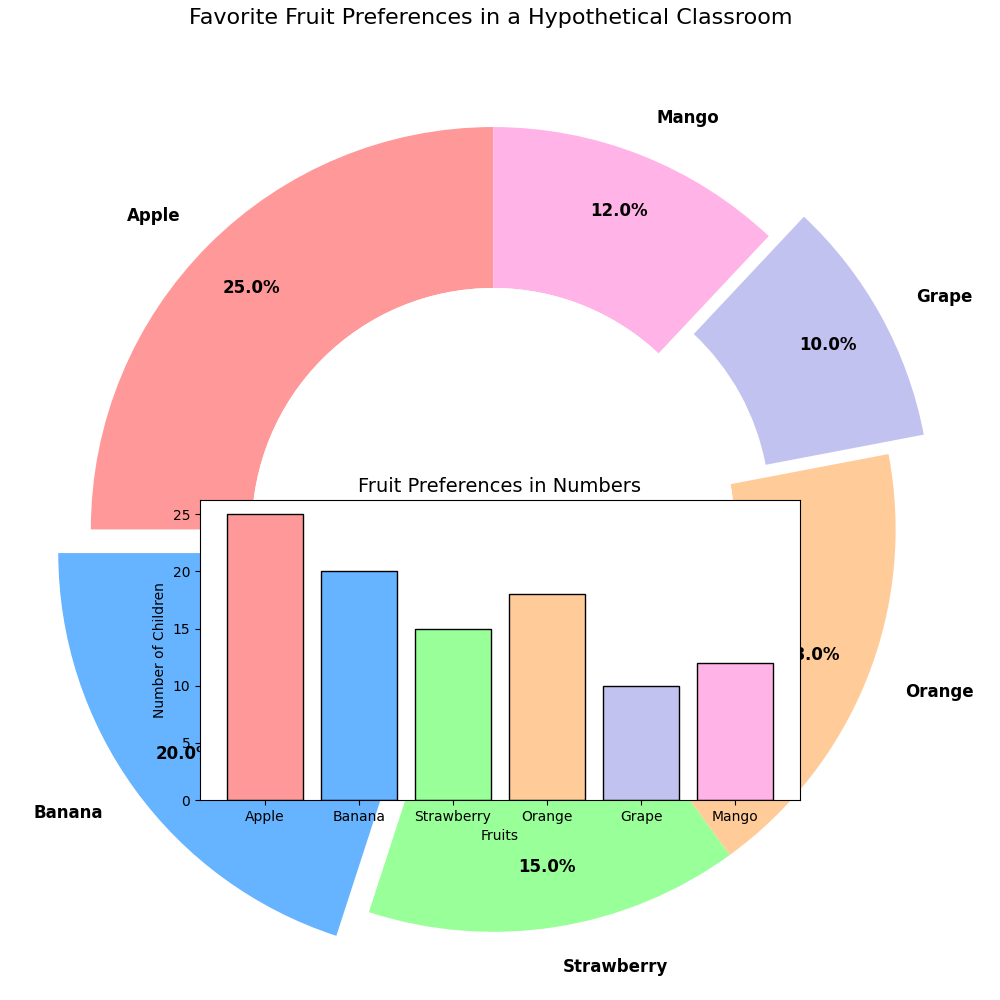

Write Python code to recreate this figure.
import matplotlib.pyplot as plt

# Title and backstory: "Favorite Fruit Preferences in a Hypothetical Classroom"
# Imagine surveying a classroom of children about their favorite fruits.

# Data for pie chart segment
fruits = ['Apple', 'Banana', 'Strawberry', 'Orange', 'Grape', 'Mango']
preferences = [25, 20, 15, 18, 10, 12]

# Colors to be used for each segment
colors = ['#ff9999', '#66b3ff', '#99ff99', '#ffcc99', '#c2c2f0', '#ffb3e6']

# Plotting the pie chart
fig, ax = plt.subplots(figsize=(10, 10))
wedges, texts, autotexts = ax.pie(
    preferences, 
    labels=fruits, 
    autopct='%1.1f%%', 
    startangle=90, 
    colors=colors, 
    pctdistance=0.85, 
    wedgeprops=dict(width=0.4),
    explode=[0, 0.1, 0, 0, 0.1, 0] # Highlight Banana and Grape
)

# Equal aspect ratio ensures the pie is drawn as a circle
ax.axis('equal')

# Customizing labels and autotexts
plt.setp(texts, size=12, weight="bold", va="center")
plt.setp(autotexts, size=12, weight="bold", color="black")

# Title & styling
plt.title("Favorite Fruit Preferences in a Hypothetical Classroom", fontsize=16, y=1.05)

# Draw an inner circle to create a donut chart
centre_circle = plt.Circle((0, 0), 0.60, fc='white')
fig.gca().add_artist(centre_circle)

# Draw an extra subplot for bar chart representation
ax1 = fig.add_axes([0.2, 0.2, 0.6, 0.3])
ax1.bar(fruits, preferences, color=colors, edgecolor='black')

# Additional labels and customization for bar chart
ax1.set_title("Fruit Preferences in Numbers", fontsize=14)
ax1.set_ylabel("Number of Children")
ax1.set_xlabel("Fruits")
ax1.grid(False)  # Turn off grid lines to avoid clutter

# Ensure pie chart is circular
ax.axis('equal')

# Adjust layout to prevent overlap
plt.tight_layout()

# Display the entire plot
plt.show()
